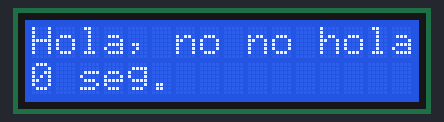
The sketch below on a simulated Arduino Uno, built with avr-gcc and run on an emulated ATmega328P. On the bench: 16×2 character LCD.

Above: at 0.1 s.
At 5.1 s:
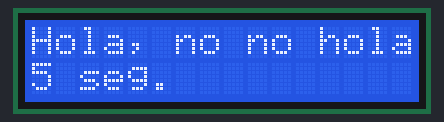
At 10.1 s:
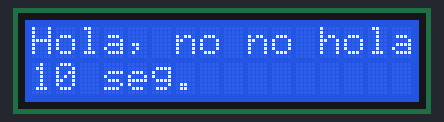
At 19.1 s:
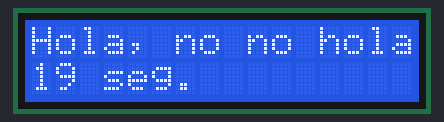
At 29.1 s:
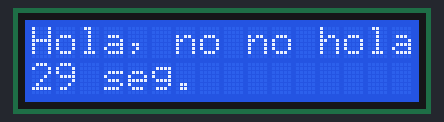
At 39.1 s:
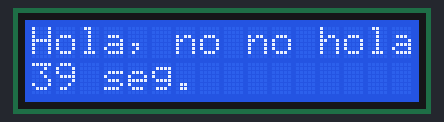

The sketch:

LCD.ino
```cpp
#include <LiquidCrystal.h>

LiquidCrystal lcd(7,6,5,4,3,2);

void setup() {
  // put your setup code here, to run once:
  lcd.begin(16,2);
}

void loop() {
  // put your main code here, to run repeatedly:
    lcd.setCursor(0,0);
    lcd.print("Hola, no no hola no pero borra a");
    lcd.setCursor(0,1);
    lcd.print(millis()/1000);
    lcd.print(" seg. ");
}
```

Measured:
- what the display in image 1 shows lasts 1.0 s, from 5.0 s to 6.0 s
